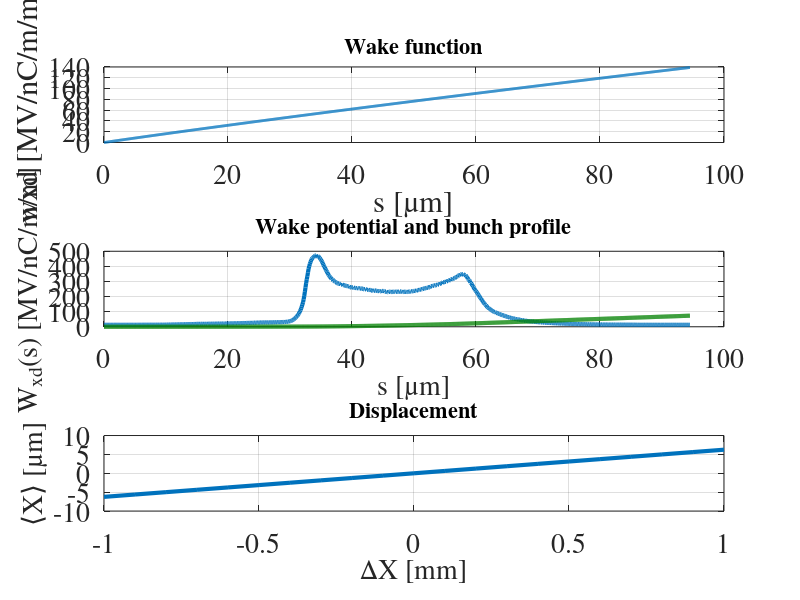

This chart was generated by the following MATLAB code:
clear all;
%close all;
Z0 = 377;
c  = 299792458;

%current      = h5read('./example_current_profile.h5','/current');
%energy_eV    = h5read('./example_current_profile.h5','/energy_eV');
%time_profile = h5read('./example_current_profile.h5','/time_profile');

load("./example_current_profile.mat")

t = 1e12*(time_profile-time_profile(1)); %[ps]
I = current;

Q = trapz(t,I);
I = I/Q;

%bunch profile with new s coordinate
ss  = c*t*1e-12; %m
deltas = 0.1e-6;
sb  = 0:deltas:max(ss);
rho = spline(ss, I/trapz(ss,I), sb);

figure(1);
subplot(3,1,2);
plot(1e6*sb,1e-2*rho,'Linewidth', 3);
set(gca, 'FontSize', 20, 'Fontname', 'Times');
xlabel('s [\mum]');
ylabel('I [a.u.]');
hold on

%s-coordinate for wake function 
s = 0:deltas:max(sb);

%wake function
gap   = 4.0e-3; %m
a     = gap/2;
p     = 0.500e-3; %m period
delta = 0.250e-3; %m corrugation depth
g     = 0.250e-3; %m longitudinal gap

alfa = 1-0.465*sqrt(g/p)-0.07*g/p;
s0r  = a^2*delta/2/pi/alfa^2/p^2; %
s0d  = s0r*(15/14)^2;
wxd  = Z0*c/4/pi*pi^4/16/a^4*s0d*(1-(1+sqrt(s/s0d)).*exp(-sqrt(s/s0d))); 
save "-mat7-binary" "wxd.mat" wxd s
w1   = wxd;

figure(1);
subplot(3,1,1);
plot(1e6*s,1e-15*w1, 'Linewidth', 2);
set(gca, 'FontSize', 20, 'Fontname', 'Times');
grid on
xlabel('s [\mum]');
ylabel('wxd [MV/nC/m/m]');
title('Wake function', 'FontSize', 16, 'Fontname', 'Times');
hold on

%convolution

Wb_pass = deltas*conv(rho,w1); %m
Nb      = length(rho);
Wb      = Wb_pass(1:Nb); %m

Kt = trapz(sb,Wb.*rho) %Mv/nC/m/m

disp(['Transverse kick factor: ' num2str(Kt) ' MV/nC/m/m']);

figure(1);
subplot(3,1,2);
hold on
plot(1e6*sb, 1e-15*Wb, 'Color', [0 0.5 0], 'Linewidth', 3);
grid on
set(gca, 'FontSize', 20, 'Fontname', 'Times');
xlabel('s [\mum]', 'FontSize', 20, 'Fontname', 'Times');
ylabel('W_{xd}(s) [MV/nC/m/m]', 'FontSize', 20, 'Fontname', 'Times' );
title('Wake potential and bunch profile', 'FontSize', 16, 'Fontname', 'Times');


Q      = 1e-12*Q;  % charge in C
optics = 11; %m
Lguide  = 1; %m
E      = energy_eV; %beam energy in eV

Xc = Kt * Q * optics * Lguide/E % centroid MV/nC/offset[m]

Xoffset = 1e-3*(-1:0.1:1); %m

figure(1);
subplot(3,1,3);
plot(1000*Xoffset, 1e6*(Xc*Xoffset), 'Linewidth', 3 );
grid on
set(gca, 'FontSize', 20, 'Fontname', 'Times');
xlabel('\DeltaX [mm]', 'FontSize', 20, 'Fontname', 'Times');
ylabel('\langleX\rangle [\mum]', 'FontSize', 20, 'Fontname', 'Times' );
title('Displacement', 'FontSize', 16, 'Fontname', 'Times');
%axis([-1 1 -1 1.5]);


% sb = sb';
% save('wakepot.mat', 'sb', 'rho');

% A_str = ['Wb',num2str(Nm), '=Wb'];
% eval(A_str);
% disp(['Transverse kick factor: ' num2str(Kt) ' MV/nC/m/m']);
% save('wakepot.mat', ['Wb',num2str(Nm)], '-append');
